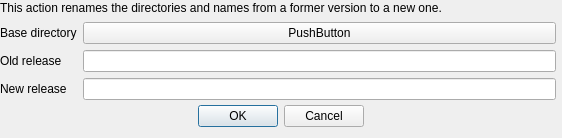
<?xml version="1.0" encoding="UTF-8"?>
<ui version="4.0">
 <class>renameDialog</class>
 <widget class="QDialog" name="renameDialog">
  <property name="geometry">
   <rect>
    <x>0</x>
    <y>0</y>
    <width>562</width>
    <height>138</height>
   </rect>
  </property>
  <property name="windowTitle">
   <string>Rename release</string>
  </property>
  <widget class="QDialogButtonBox" name="buttonBox">
   <property name="geometry">
    <rect>
     <x>10</x>
     <y>100</y>
     <width>541</width>
     <height>32</height>
    </rect>
   </property>
   <property name="locale">
    <locale language="English" country="UnitedStates"/>
   </property>
   <property name="orientation">
    <enum>Qt::Horizontal</enum>
   </property>
   <property name="standardButtons">
    <set>QDialogButtonBox::Cancel|QDialogButtonBox::Ok</set>
   </property>
   <property name="centerButtons">
    <bool>true</bool>
   </property>
  </widget>
  <widget class="QWidget" name="gridLayoutWidget">
   <property name="geometry">
    <rect>
     <x>0</x>
     <y>0</y>
     <width>556</width>
     <height>100</height>
    </rect>
   </property>
   <layout class="QGridLayout" name="gridLayout">
    <item row="2" column="0">
     <widget class="QLabel" name="label">
      <property name="text">
       <string>Old release</string>
      </property>
     </widget>
    </item>
    <item row="2" column="1">
     <widget class="QLineEdit" name="oldRelease"/>
    </item>
    <item row="3" column="0">
     <widget class="QLabel" name="label_2">
      <property name="text">
       <string>New release</string>
      </property>
     </widget>
    </item>
    <item row="3" column="1">
     <widget class="QLineEdit" name="newRelease"/>
    </item>
    <item row="0" column="0" colspan="2">
     <widget class="QLabel" name="label_3">
      <property name="locale">
       <locale language="English" country="UnitedStates"/>
      </property>
      <property name="text">
       <string>This action renames the directories and names from a former version to a new one.</string>
      </property>
      <property name="wordWrap">
       <bool>false</bool>
      </property>
     </widget>
    </item>
    <item row="1" column="0">
     <widget class="QLabel" name="label_4">
      <property name="locale">
       <locale language="English" country="UnitedStates"/>
      </property>
      <property name="text">
       <string>Base directory</string>
      </property>
     </widget>
    </item>
    <item row="1" column="1">
     <widget class="QPushButton" name="chooseDir">
      <property name="text">
       <string>PushButton</string>
      </property>
     </widget>
    </item>
   </layout>
  </widget>
 </widget>
 <resources/>
 <connections>
  <connection>
   <sender>buttonBox</sender>
   <signal>accepted()</signal>
   <receiver>renameDialog</receiver>
   <slot>accept()</slot>
   <hints>
    <hint type="sourcelabel">
     <x>248</x>
     <y>254</y>
    </hint>
    <hint type="destinationlabel">
     <x>163</x>
     <y>69</y>
    </hint>
   </hints>
  </connection>
  <connection>
   <sender>buttonBox</sender>
   <signal>rejected()</signal>
   <receiver>renameDialog</receiver>
   <slot>reject()</slot>
   <hints>
    <hint type="sourcelabel">
     <x>316</x>
     <y>260</y>
    </hint>
    <hint type="destinationlabel">
     <x>286</x>
     <y>274</y>
    </hint>
   </hints>
  </connection>
 </connections>
</ui>
